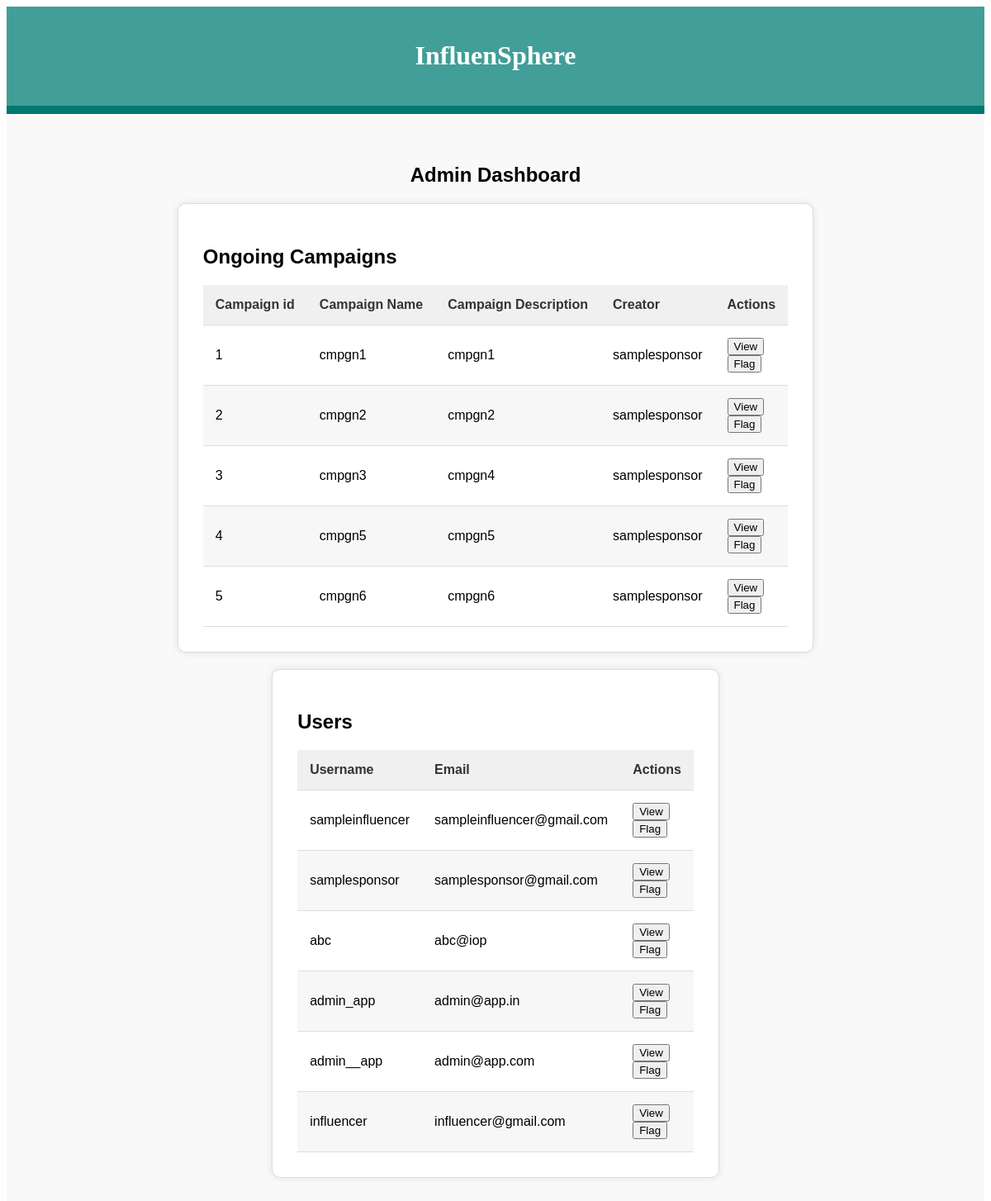
The page /adashboard on the database its author committed.
### backend/models.py (models this page shows)
class Campaign(db.Model):
    __tablename__ = 'campaigns'
    id = Column(Integer, primary_key=True)
    name = Column(String, nullable=False)
    description = Column(String)
    start_date = Column(DateTime)
    end_date = Column(DateTime)
    budget = Column(Integer)
    visibility = Column(Enum('public', 'private', name='campaign_visibility'))
    sponsor_id=Column(Integer,ForeignKey('users.id'))
    sponsor = relationship('Sponsor', backref='campaigns')
    flag= Column(Boolean, default=False)

class User(db.Model):
    __tablename__ = 'users'
    id = Column(Integer, primary_key=True)
    username = Column(String(50), unique=True, nullable=False)
    password = Column(String(100), nullable=False)
    email = Column(String(100), unique=True, nullable=False)
    created_at = Column(DateTime, default=datetime.datetime.utcnow())
    updated_at = Column(DateTime, default=datetime.datetime.utcnow(), onupdate=datetime.datetime.utcnow())
    type=Column(String(100), nullable=False)
    flag= Column(Boolean, default=False)
    __mapper_args__ = {
        'polymorphic_on': 'type',
        'polymorphic_identity': 'user'
    }

class Influencer(User):
    __tablename__ = 'influencers'
    id = Column(Integer, ForeignKey('users.id'), primary_key=True)
    bio = Column(String(200), nullable=True)
    category= Column(Enum('Food','Health & Fashion','Lifestyle','Memes','Pop Culture','Travel','Tech','Gaming','Parenting','Finance','Education','Environment','Pet','Art','Music', name='icategory'))
    facebook = db.Column(db.Boolean, default=False)
    instagram = db.Column(db.Boolean, default=False)
    twitter = db.Column(db.Boolean, default=False)
    linkedin = db.Column(db.Boolean, default=False)
    youtube = db.Column(db.Boolean, default=False)
    tiktok = db.Column(db.Boolean, default=False)
    pinterest = db.Column(db.Boolean, default=False)
    reddit = db.Column(db.Boolean, default=False)
    facebook_id = db.Column(db.String(120), nullable=True)
    instagram_id = db.Column(db.String(120), nullable=True)
    twitter_id = db.Column(db.String(120), nullable=True)
    linkedin_id = db.Column(db.String(120), nullable=True)
    youtube_id = db.Column(db.String(120), nullable=True)
    tiktok_id = db.Column(db.String(120), nullable=True)
    pinterest_id = db.Column(db.String(120), nullable=True)
    reddit_id = db.Column(db.String(120), nullable=True)
    reach= Column(Integer,nullable=True)
    __mapper_args__ = {
        'polymorphic_identity': 'influencer'
    }

class Sponsor(User):
    __tablename__ = 'sponsors'
    id = Column(Integer, ForeignKey('users.id'), primary_key=True)
    industry = Column(String(100), nullable=False)
    bio = Column(String(200), nullable=True)
    __mapper_args__ = {
        'polymorphic_identity': 'sponsor'
    }

class Admin(User):
    __tablename__ = 'admins'
    id = Column(Integer, ForeignKey('users.id'), primary_key=True)
    admin_level = Column(Integer, nullable=False)
    __mapper_args__ = {
        'polymorphic_identity': 'admin'
    }

### backend/controllers.py (the view, shortened to what this page needs)
@app.route('/adashboard',methods=['GET','POST'])
def adashboard():
    users=User.query.all()
    campaigns=Campaign.query.all()
    return render_template('adashboard.html',users=users,campaigns=campaigns)

### templates/adashboard.html (shortened to what this page needs)
<!DOCTYPE html>
<html lang="en">
<head>
    <link rel="stylesheet" href="{{url_for('static', filename='admindashboard.css')}}">
</head>
<body>
    <header>
        <h1>InfluenSphere</h1>
    </header>
    <nav>
    </nav>
    <main>
        <section class="dashboard">
            <h1>Admin Dashboard</h1>
            <div class="campaigns">
                <h2>Ongoing Campaigns</h2>
                <table>
                    <thead>
                        <tr>
                            <th>Campaign id</th>
                            <th>Campaign Name</th>
                            <th>Campaign Description</th>
                            <th>Creator</th>
                            <th>Actions</th>
                        </tr>
                    </thead>
                    <tbody>
                        {% for campaign in campaigns %}
                        <tr>
                            <td>{{campaign.id}}</td>
                            <td>{{campaign.name}}</td>
                            <td>{{campaign.description}}</td>
                            <td>{{campaign.sponsor.username}}</td>
                            <td>
                                <form action="{{ url_for('adashboard') }}" method="post">
                                    <button type="submit" name="action" value="view">View</button>
                                </form>
                                {% if not campaign.flag %}
                                <form action="{{ url_for('adashboard') }}" method="post">
                                    <button type="submit" name="action" value="flag">Flag</button>
                                </form>
                                {% endif %}
                            </td>
                        </tr>
                        {% endfor %}
                    </tbody>
                </table>
            </div>
            <div class="users">
                <h2>Users</h2>
                <table>
                    <thead>
                        <tr>
                            <th>Username</th>
                            <th>Email</th>
                            <th>Actions</th>
                        </tr>
                    </thead>
                    <tbody>
                        {% for user in users %}
                        <tr>
                            <td>{{user.username}}</td>
                            <td>{{user.email}}</td>
                            <td>
                                <form action="{{ url_for('adashboard') }}" method="post">
                                    <button type="submit" name="action_user" value="view">View</button>
                                </form>
                                {% if not user.flag %}
                                <form action="{{ url_for('adashboard') }}" method="post">
                                    <button type="submit" name="action_user" value="flag">Flag</button>
                                </form>
                                {% endif %}
                            </td>
                        </tr>
                        {% endfor %}
                    </tbody>
                </table>
            </div>
        </section>
    </main>
</body>
</html>

### static/admindashboard.css (style rules this page uses)
header { background: #419E98; color: #fff; padding: 20px; text-align: center; }
nav { background-color: #007872; padding: 5px; text-align: center; }
.dashboard { display: flex; flex-direction: column; align-items: center; padding: 40px; background-color: #f9f9f9; font-family: Arial, sans-serif; }
.campaigns { background-color: #fff; padding: 30px; border: 1px solid #ddd; margin-bottom: 20px; box-shadow: 0 0 10px rgba(0, 0, 0, 0.1); border-radius: 10px; }
.campaigns table { width: 100%; border-collapse: collapse; border-spacing: 0; }
.campaigns th, .campaigns td { border-bottom: 1px solid #ddd; padding: 15px; text-align: left; }
.campaigns th { background-color: #f0f0f0; font-weight: bold; color: #333; }
.campaigns tr:nth-child(even) { background-color: #f7f7f7; }
.users { background-color: #fff; padding: 30px; border: 1px solid #ddd; margin-bottom: 20px; box-shadow: 0 0 10px rgba(0, 0, 0, 0.1); border-radius: 10px; }
.users table { width: 100%; border-collapse: collapse; border-spacing: 0; }
.users th, .users td { border-bottom: 1px solid #ddd; padding: 15px; text-align: left; }
.users th { background-color: #f0f0f0; font-weight: bold; color: #333; }
.users tr:nth-child(even) { background-color: #f7f7f7; }

### rows shown on the page
Campaign: id "1", name "cmpgn1", description "cmpgn1", sponsor.username "samplesponsor"
Campaign: id "2", name "cmpgn2", description "cmpgn2", sponsor.username "samplesponsor"
Campaign: id "3", name "cmpgn3", description "cmpgn4", sponsor.username "samplesponsor"
Campaign: id "4", name "cmpgn5", description "cmpgn5", sponsor.username "samplesponsor"
Campaign: id "5", name "cmpgn6", description "cmpgn6", sponsor.username "samplesponsor"
Influencer: username "sampleinfluencer", email "sampleinfluencer@gmail.com"
Sponsor: username "samplesponsor", email "samplesponsor@gmail.com"
Influencer: username "abc", email "abc@iop"
User: username "admin_app", email "admin@app.in"
Admin: username "admin__app", email "admin@app.com"
Influencer: username "influencer", email "influencer@gmail.com"
